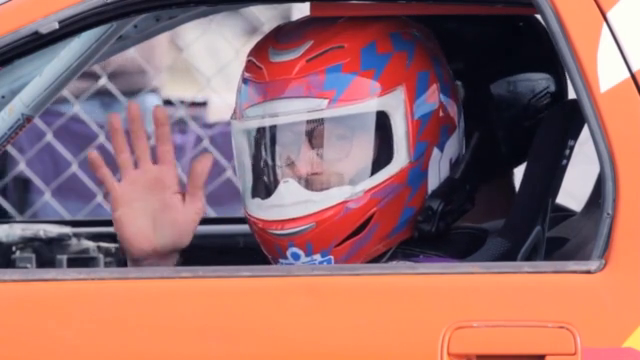
#> input picture frame 31 of mock_data/input.mp4, 640 x 360 px, given in place of vtest.avi, which was not available
$ python test.py
#> lines starting #> are read from the running program, lines starting #| are printed output that depends on the picture; pictures that were not available may be replaced by others from this repository, and a replacement may not be noted
import cv2 as cv
import numpy as np

from mathematics.optical_flow import optical_flow_horn_schunck

# The video feed is read in as
# a VideoCapture object
cap = cv.VideoCapture("mock_data/vtest.avi")

# ret = a boolean return value from
# getting the frame, first_frame = the
# first frame in the entire video sequence
ret, first_frame = cap.read()
#> first_frame is the input picture: shape (360, 640, 3); mean B, G, R 106.8, 108.1, 152.9

# Converts frame to grayscale because we
# only need the luminance channel for
# detecting edges - less computationally
# expensive
prev_gray = cv.cvtColor(first_frame, cv.COLOR_BGR2GRAY)
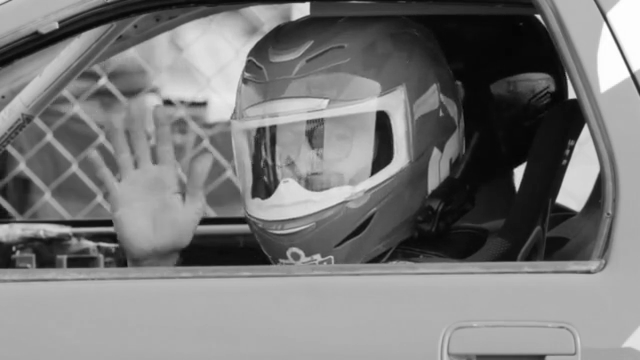
#> prev_gray: shape (360, 640); min 3, max 255, mean 121.3

# Creates an image filled with zero
# intensities with the same dimensions
# as the frame
mask = np.zeros_like(first_frame)

# Sets image saturation to maximum
mask[..., 1] = 255

while (cap.isOpened()):

    # ret = a boolean return value from getting
    # the frame, frame = the current frame being
    # projected in the video
    ret, frame = cap.read()
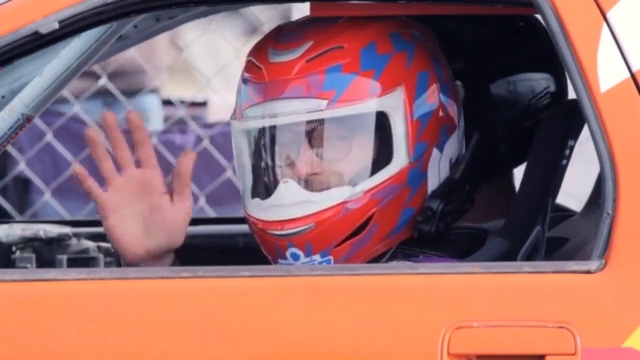
#> input picture frame 32 of mock_data/input.mp4, 640 x 360 px, given in place of vtest.avi, which was not available
#> frame is the input picture: shape (360, 640, 3); mean B, G, R 107.2, 108.2, 153.2

    # Opens a new window and displays the input
    # frame
    cv.imshow("input", frame)

    # Converts each frame to grayscale - we previously
    # only converted the first frame to grayscale
    gray = cv.cvtColor(frame, cv.COLOR_BGR2GRAY)
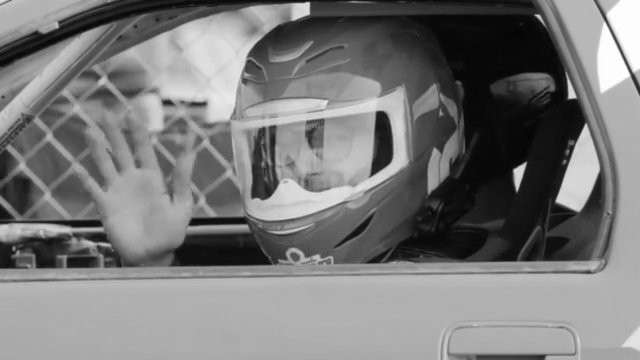
#> gray: shape (360, 640); min 4, max 255, mean 121.5

    # Calculates dense optical flow by Farneback method
    flow = cv.calcOpticalFlowFarneback(prev_gray, gray,
                                       None,
                                       0.5, 3, 15, 3, 5, 1.2, 0)

    # Computes the magnitude and angle of the 2D vectors
    magnitude, angle = cv.cartToPolar(flow[..., 0], flow[..., 1])
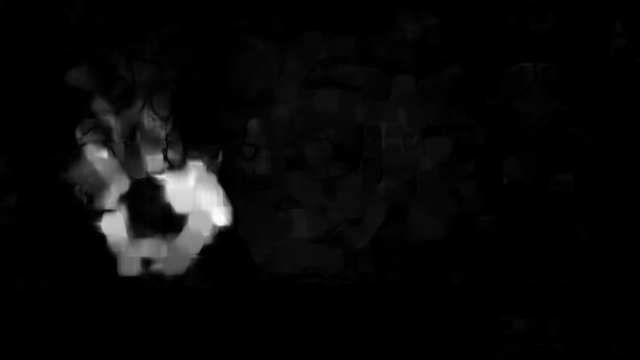
#> magnitude: shape (360, 640) float32; min 0, max 14.48, mean 0.537; drawn with min black and max white
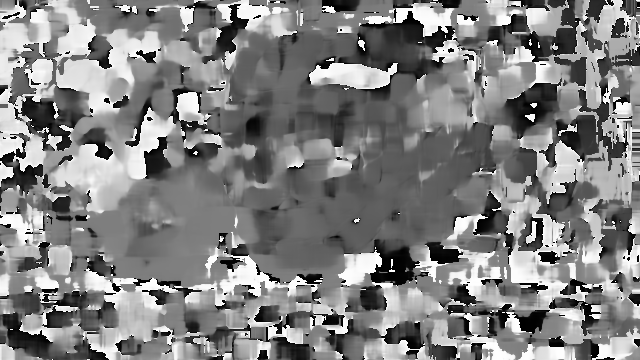
#> angle: shape (360, 640) float32; min 1.25e-14, max 6.28, mean 3.18; drawn with min black and max white

    # Sets image hue according to the optical flow
    # direction
    mask[..., 0] = angle * 180 / np.pi / 2

    # Sets image value according to the optical flow
    # magnitude (normalized)
    mask[..., 2] = cv.normalize(magnitude, None, 0, 255, cv.NORM_MINMAX)
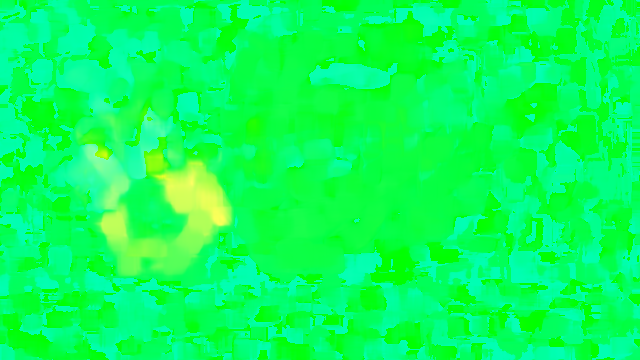
#> mask: shape (360, 640, 3); mean of channels 0, 1, 2 90.7, 255, 9.1; drawn as B, G, R

    # Converts HSV to RGB (BGR) color representation
    rgb = cv.cvtColor(mask, cv.COLOR_HSV2BGR)
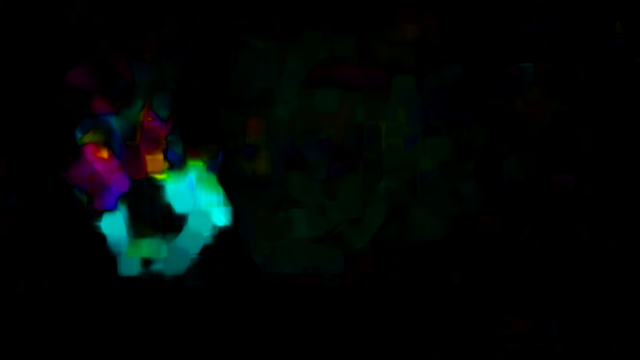
#> rgb: shape (360, 640, 3); mean B, G, R 6.1, 7.1, 1.8

    # Opens a new window and displays the output frame
    cv.imshow("dense optical flow", rgb)

    # Updates previous frame
    prev_gray = gray

    # Frames are read by intervals of 1 millisecond. The
    # programs breaks out of the while loop when the
    # user presses the 'q' key
    if cv.waitKey(1) & 0xFF == ord('q'):
#> (key q is pressed here)
        break

# The following frees up resources and
# closes all windows
cap.release()
cv.destroyAllWindows()

$ run again, starting later in the video
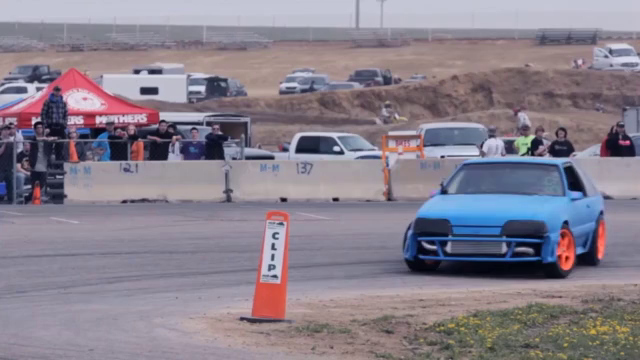
#> input picture frame 255 of mock_data/input.mp4, 640 x 360 px, given in place of vtest.avi, which was not available
#> first_frame is the input picture: shape (360, 640, 3); mean B, G, R 140.9, 128.2, 136.1
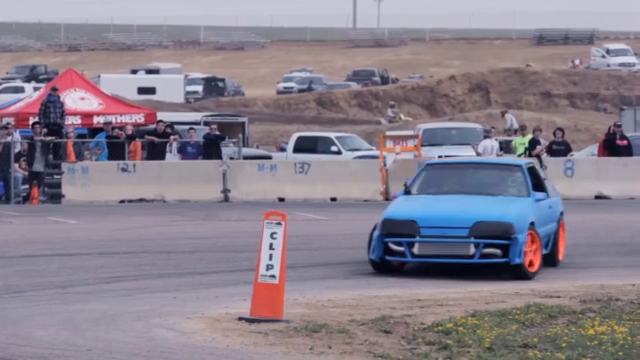
#> input picture frame 256 of mock_data/input.mp4, 640 x 360 px, given in place of vtest.avi, which was not available
#> frame is the input picture: shape (360, 640, 3); mean B, G, R 141.3, 128.5, 136.5
#> `rgb = cv.cvtColor(mask, cv.COLOR_HSV2BGR)`:
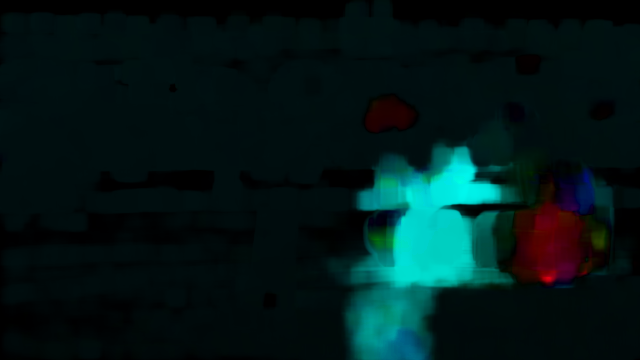
#> rgb: shape (360, 640, 3); mean B, G, R 24.3, 24.4, 1.8
